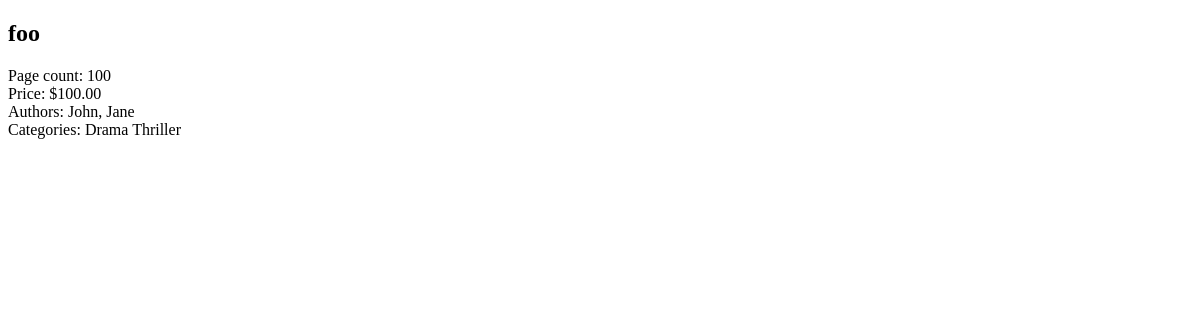
The page /books/1 on the database as committed earlier.
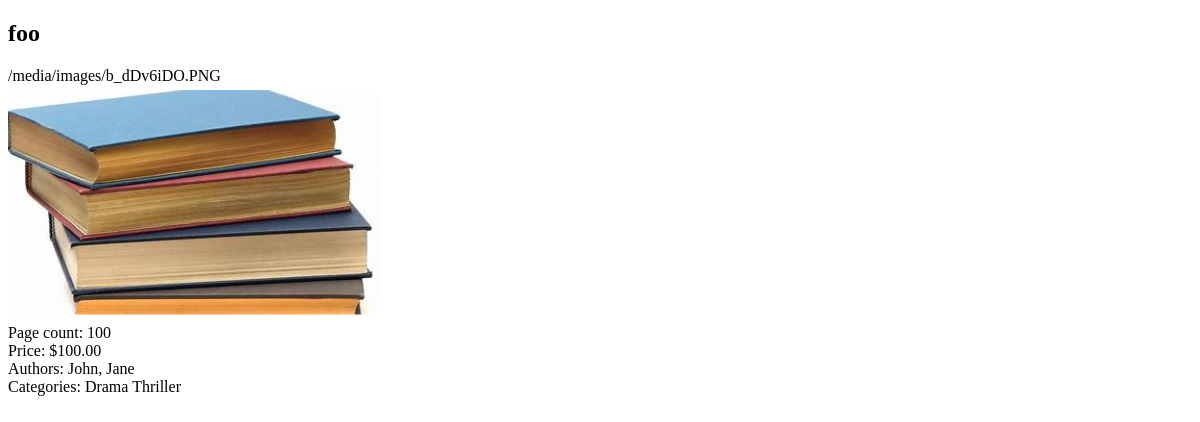
The same page on the database as committed later.
### market/models.py (models this page shows, shortened)
class Book(models.Model):
    authors = models.ManyToManyField(Author, verbose_name=_("Authors"))
    categories = models.ManyToManyField(Category, verbose_name=_("Categories"))
    name = models.CharField(max_length=200, verbose_name=_("Name"))
    page_count = models.IntegerField(verbose_name=_("Page count"))
    price = models.DecimalField(max_digits=5, decimal_places=2, verbose_name=_("Price"))
    image = models.ImageField(upload_to='images/', blank=True, null=True, verbose_name=_("Image"))
    cover = models.CharField(choices=BOOK_COVERS, max_length=4, default="soft", verbose_name=_("Cover"))
    class Meta:
        verbose_name = _('Book')
        verbose_name_plural = _('Books')

### market/views.py (the view)
def web_get_one(request, product_id):
    book = Book.objects.get(id=product_id)
    if not book:
        return redirect(reverse(web_get_all))
    return render(request, 'market/book.html', {"book": book})

### market/templates/market/book.html (shortened to what this page needs)
<!DOCTYPE html>
<html lang="en">
<head>
</head>
<body>
        <h2>{{ book.name }}</h2>
        {% if book.image %}
            <div> {{ book.image.url }} </div>
            <img src="{{ book.image.url }}" alt="{{ book.name }}">
        {% endif %}
        <div>Page count: {{ book.page_count }}</div>
        <div>Price: ${{ book.price }}</div>
        <div>Authors:
            {% for author in book.authors.all %}
                {{ author.name }}{% if not forloop.last %}, {% endif %}
            {% endfor %}
        </div>
        <div>Categories:
            {% for category in book.categories.all %}
                {{ category.genre }}
            {% endfor %}
        </div>
</body>
</html>

Rows that differ between the two databases and show on the page:
changed Book "foo": image (not shown) → "/media/images/b_dDv6iDO.PNG"; image: picture added
